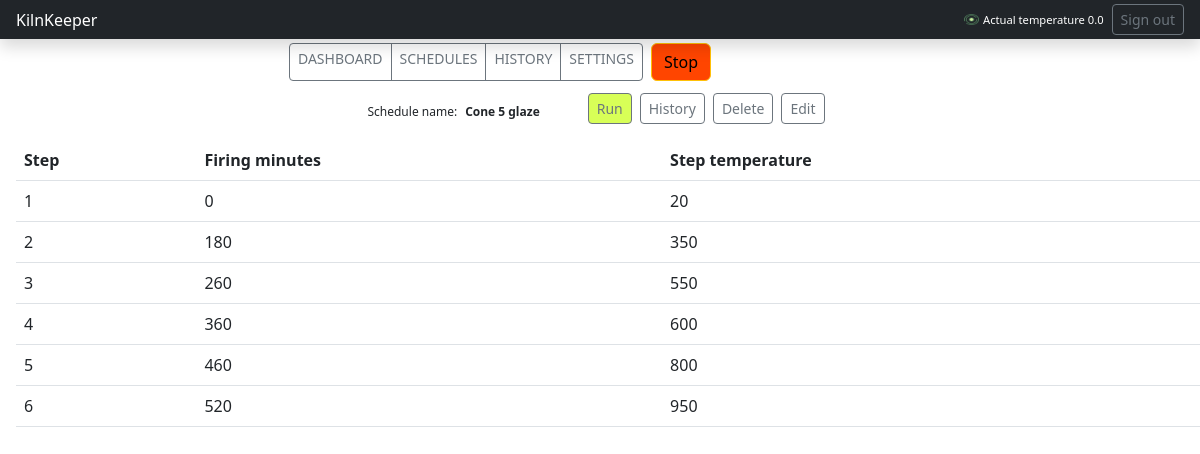
Page /schedule/4/ on the committed database.
### kilnkeeperconsole/models.py (models this page shows, shortened)
class ActualKilnStatus(models.Model):
    actualTemperature = models.FloatField()
    firing = models.BooleanField()
    schedule_id = models.IntegerField(default=None, blank=True, null=True)

class Schedule(models.Model):
    name = models.CharField(max_length=200)

class Step(models.Model):
    Schedule = models.ForeignKey(Schedule, on_delete=models.CASCADE)
    numerInLine = models.IntegerField()
    minutes = models.IntegerField()
    temperature = models.IntegerField()

### kilnkeeperconsole/views.py (the view)
# urls.py: path('schedule/<schedule_id>/', views.schedule, name='schedule'),
def schedule(request, schedule_id):
    act = ActualKilnStatus.objects.first()
    scheduleDB = Schedule.objects.get(id=schedule_id)
    steps = Step.objects.filter(Schedule_id=scheduleDB.id).all()
    return render(request, 'kilnkeeperconsole/schedule.html', {'schedule': scheduleDB, 'steps': steps, 'actual': act})

### kilnkeeperconsole/Templates/kilnkeeperconsole/schedule.html (shortened to what this page needs)
{% load static %}
<!doctype html>
<html lang="en">
<head>
    <link href="https://cdn.jsdelivr.net/npm/bootstrap@5.2.0/dist/css/bootstrap.min.css" rel="stylesheet"
>
    <link href="{% static 'css/schedules.css' %}" rel="stylesheet">
    <link href="{% static 'css/main.css' %}" rel="stylesheet">
</head>
<body>
{% include 'kilnkeeperconsole/header.html' with actual=actual %}
<div class="container-fluid">
    <div class="row">
        <main class="col-md-9 col-lg-10 px-md-4">
            {% include 'kilnkeeperconsole/menu.html' %}
        </main>
    </div>
</div>
<div>
    <div class="h6 d-flex justify-content-center ms-3 me-3">
        <div class="name pt-1 d-flex me-5 mt-2">Schedule name: <div class="fw-bold ms-2 "> {{ schedule.name }}</div></div>
        <a class='btn run-btn btn-sm btn-outline-secondary me-2' href="/run_schedule/{{ schedule.id }}/" id="run">Run</a>
        <a class='btn btn-sm btn-outline-secondary me-2' href="/history/{{ schedule.id }}/" id="history">History</a>
        <a class='btn btn-sm btn-outline-secondary me-2' href="/delete_schedule/{{ schedule.id }}/" id="delete">Delete</a>
        <a class='btn btn-sm btn-outline-secondary me-2' href='{% url 'edit_schedule' %}' id="edit">Edit</a>
    </div>
    <table class="table m-3">
        <thead>
        <tr>
            <th scope="col">Step</th>
            <th scope="col">Firing minutes</th>
            <th scope="col">Step temperature</th>
        </tr>
        </thead>
        <tbody>
        {% for step in steps %}
            <tr>
                <td>{{ step.numerInLine }}</td>
                <td>{{ step.minutes }}</td>
                <td>{{ step.temperature }}</td>
            </tr>
        {% endfor %}
        </tbody>
    </table>
</div>
</body>
</html>

### kilnkeeperconsole/Templates/kilnkeeperconsole/header.html (shortened to what this page needs)
{% load static %}
<!doctype html>
<html lang="en">
<head>
    <link href="https://cdn.jsdelivr.net/npm/bootstrap@5.2.0/dist/css/bootstrap.min.css" rel="stylesheet"
>
    <link href="{% static 'css/main.css' %}" rel="stylesheet">
</head>
<body>
<header class="navbar navbar-dark  sticky-top bg-dark flex-md-nowrap p-0 shadow ">
    <a class="navbar-brand col-md-1 col-lg-2 me-0 px-3 fs-6" href="#">KilnKeeper</a>
    <div class="d-flex text-white pt-0 p-0 me-0 px-3 mt-1 mb-1">
        <div class="d-flex justify-content-center">
            <div class="mt-2 temperature">
                <img class="pb-1 me-1" height="15px" width="15px" src="{% static 'images/rec.png' %}">Actual
                temperature {{ actual.actualTemperature }}
            </div>
            <a class='btn btn-sm btn-outline-secondary mr-1 ms-2' href='{% url 'logout' %}' id="sign_out">Sign out</a>
        </div>
    </div>
</header>
</body>
</html>

### kilnkeeperconsole/static/css/schedules.css (style rules this page uses)
.run-btn { background-color: #d8ff57 !important; }
.name { font-size: 12px; }

### kilnkeeperconsole/static/css/main.css (style rules this page uses)
.temperature { font-size: 0.7rem; }

### rows in the picture
ActualKilnStatus: actualTemperature "0.0"
Schedule: name "Cone 5 glaze"
Step: numerInLine "1", minutes "0", temperature "20"
Step: numerInLine "2", minutes "180", temperature "350"
Step: numerInLine "3", minutes "260", temperature "550"
Step: numerInLine "4", minutes "360", temperature "600"
Step: numerInLine "5", minutes "460", temperature "800"
Step: numerInLine "6", minutes "520", temperature "950"
